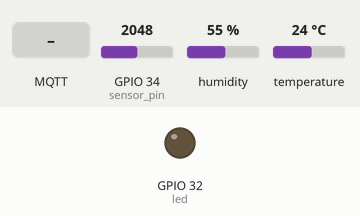
Simulated run of this sketch. Board: ESP32. Parts: output pins drawn as LEDs (lit = HIGH). Inputs (shaded band) come from the test bench; at power-on: GPIO 34 (sensor_pin) = 2048, humidity 55 %, temperature 24 °C. WiFi joins after 1.5 s; servers stay silent unless stated; no MQTT or app messages arrive unless stated; what the sketch prints to the serial monitor is not drawn.

Above: at 3.7 s.
3.8 s: MQTT message "ON" arrives on the first subscribed topic
At 5.0 s:
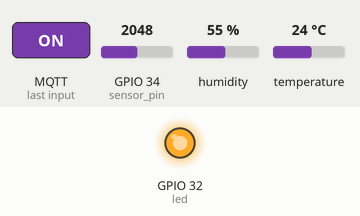
5.7 s: MQTT message "OFF" arrives on the first subscribed topic
At 7.4 s:
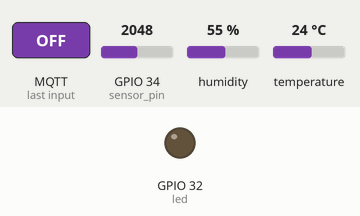
Timing chart, 0 to 8.9 s (numbered marks = the images above; inputs shaded):
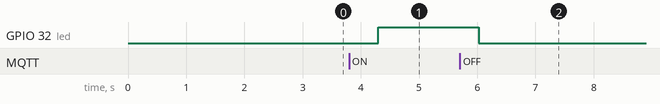

The sketch:

bidirection_mqtt.ino
```cpp
#include <WiFi.h>
#include <PubSubClient.h>
#include <ArduinoJson.h>
#include <DHT11.h>

#define led 32

const char* ssid = "username";
const char* password = "password";

const char* broker = "localIP";
const int port = 1883;

const int sensor_pin = 34;
int sensorValue = 0;
float baseline = 0;
float pulseSignal = 0;
bool beatDetected = false;
unsigned long lastBeatTime = 0;
int BPM = 0;
float threshold = 50;

unsigned long lastSend = 0;

WiFiClient espClient;
PubSubClient client(espClient);

DHT11 dht11(4);

void setup() {
  Serial.begin(115200);
  delay(1000);
  pinMode(led, OUTPUT);
  WiFiConnect();

  client.setServer(broker, port);
  client.setCallback(callback);
  connectMQTT();

}

void loop() {

  if(!client.connected()) {
    connectMQTT();
  }

  client.loop();

  int bpm = getBPM();
  float temp = getTemp();

if (millis() - lastSend > 1000) {
  publishP(bpm, temp);
  lastSend = millis();
}

}


void WiFiConnect() {

  WiFi.begin(ssid, password);

  while(WiFi.status() != WL_CONNECTED) {
    delay(500);
    Serial.print(".");
  }

  Serial.println("Wifi Connected");
  Serial.print("The IP Address: ");
  Serial.println(WiFi.localIP());

}

int getBPM() {
  // 1. Read raw sensor
  sensorValue = analogRead(sensor_pin);

  // 2. Build baseline (DC removal filter)
  baseline = (baseline * 0.95) + (sensorValue * 0.05);

  // 3. Extract pulse signal (AC component)
  pulseSignal = sensorValue - baseline;

  // 4. Debug output
  Serial.print("Signal: ");
  Serial.print(pulseSignal);

  // 5. Beat detection
  if (pulseSignal > threshold && beatDetected == false) {

    beatDetected = true;

    unsigned long currentTime = millis();

    if (lastBeatTime > 0) {
      int interval = currentTime - lastBeatTime;
      BPM = 60000 / interval;
    }

    lastBeatTime = currentTime;

    Serial.print("  >>> BEAT!");
  }

  // 6. Reset beat flag
  if (pulseSignal < threshold) {
    beatDetected = false;
  }

  delay(50);
  return BPM;
}

void connectMQTT() {
  if(!client.connected()) {
    Serial.println("Trying to connect with MQTT..");

    if(client.connect("ESP_Client", "esp32/harsh/bpm", 0, true, "Setup is offline" )) {
    Serial.println("ESP + MQTT Connection Established");
    client.subscribe("esp32/gpio32/control");
  } else {
    Serial.print("MQTT Connection failed, rc = ");
    Serial.print(client.state());
    delay(2000);
  }

}
}

void publishP(int bpm, float temp) {
  StaticJsonDocument<200> doc;

  doc["patient"]["name"] = "Harsh";
  doc["patient"]["id"] = 69;

  doc["deviceID"] = "telekit_Jalandhar";

  doc["sensors"]["bpm"] = bpm;
  doc["sensors"]["temperature"] = temp;

  doc["actuators"]["ledStatus"] = digitalRead(32);

  char buffer[200];

  serializeJson(doc, buffer);

  client.publish("esp32/harsh/bpm", buffer);
  Serial.print("Payload Sent: ");
  Serial.println(buffer);
}

void callback(char* topic, byte* message, unsigned int length) {

  Serial.print("Message arrived on topic: ");
  Serial.println(topic);

  String data = "";

  for (int i = 0; i < length; i++) {
    data += (char)message[i];
  }

  Serial.print("Message: ");
  Serial.println(data);

  if(data == "ON") {
     digitalWrite(led, HIGH);
  }

  if(data == "OFF") {
    digitalWrite(led, LOW);
  }
}

float getTemp() {
  float temp = dht11.readTemperature();
    if (temp != DHT11::ERROR_CHECKSUM && temp != DHT11::ERROR_TIMEOUT) {
     return temp;
    } else {
        return -555;
    }
}
```

Measured:
- after the input at 3.8 s, GPIO 32 (led): LOW → HIGH after 0.50 s
- after the input at 5.7 s, GPIO 32 (led): HIGH → LOW after 0.33 s
